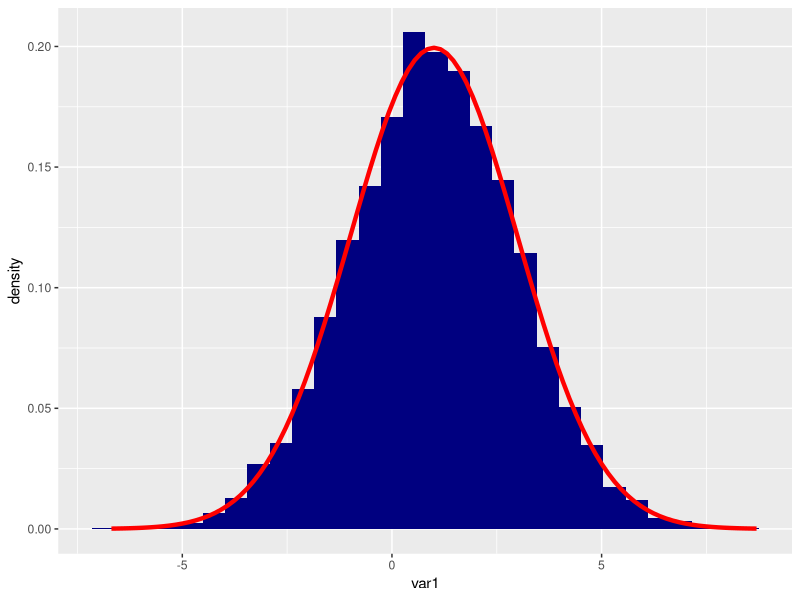

The R script that drew this image: (Note: this script raises an error after producing the figure.)
#####################
##  Random numbers ##
##    and          ##
##  Functions      ##
#####################

# Clear memory and load packages
rm(list=ls())
library(tidyverse)

#######
# Random numbers
#   Random numbers are often used in data science:
#     - get a random (sub)-sample
#     - bootstrapping
#     - other 'stochastic' optimization or 
#     - in some estimation (typically with ML)
#

# Keys for random numbers:
#   1) Theoretical distribution - from what kind of distribution should it sample
#       a) Actually it is a hard problem computationally 
#           -> methods implemented are pretty good, but not perfect (pseudo random methods)
#   2) Reproducible
#       a) If you estimate something which uses random numbers you should allow for the 'key'
#       b) In some cases this does not matter, the result 'averages out'
#

# 1) case uniform distribution random sampling
n <- 10
x <- runif( n , min = 0 , max = 10 )
x

# 2) Set the seed for the computer for rng
set.seed(123)
x <- runif( n , min = 0 , max = 10 )

rm( x , n )


# Play around with no
n <- 10000
y <- rnorm( n , mean = 1 , sd = 2 )
df <- tibble( var1 = y )
ggplot( df , aes( x = var1 ) ) +
  geom_histogram( aes( y = ..density.. ) , fill = 'navyblue') +
  stat_function( fun = dnorm , args = list( mean = 1 , sd = 2 ) ,
                 color = 'red' , size = 1.5 )

# There are some other type of distributions:
#   rbinom, rexp ,rlnorm, etc.

# Random sampling from a dataset/variable:
# Sample_1 is without replacement
sample_1 <- sample( y , 1000 , replace = FALSE )
# Sample_2 with replacement -> useful for bootstrapping
sample_2 <- sample( y , 1000 , replace = TRUE )


################
## FUNCTIONS ###
######

# 1) simplest case - calculate the mean
my_fun <- function( x ){
  sum_x <- sum( x )
  sum_x / length( x )
}
# Use this function
my_fun( y )
# You can save the output of the function
mean_y <- my_fun( y )

# 2) Calculate mean and standard deviation with checking inputs
my_fun2 <- function( x ){
  stopifnot( is.numeric( x ) )
  sum_x <- sum( x )
  sum_x / length( x )
  sd_x <- sd( x )
}
# Check the output
what_y <- my_fun2( y )
what_y

# 3) Control for output
my_fun3 <- function( x ){
  sum_x <- sum( x )
  mean_x <- sum_x / length( x )
  sd_x <- sd( x )
  return( mean_x )
}
# Check the output
my_fun3( y )

# 4) Multiple output
my_fun4 <- function( x ){
  sum_x <- sum( x )
  mean_x <- sum_x / length( x )
  sd_x <- sd( x )
  out <- list( "sum" = sum_x , "mean" = mean_x , "sd" = sd_x )
  return( out )
}
# Check the output
out4 <- my_fun4( y )
out4$sum

# 5) Multiple input
my_CI_fun <- function( x , CI = 0.95 ){
  # mean of x
  mean_x <- mean( x , na.rm = TRUE ) 
  # standard deviation
  sd_x <- sd( x , na.rm = TRUE )
  # number of observations in x
  n_x <- sum( !is.na( x ) )
  # Calculate the theoretical SE for mean of x
  se_mean_x <- sd_x / sqrt( n_x )
  # Calculate the CI
  if ( CI == 0.95 ){
    CI_mean <- c( mean_x - 2*se_mean_x , mean_x + 2*se_mean_x )
  } else if ( CI == 0.99 ){
    CI_mean <- c( mean_x - 2.6*se_mean_x , mean_x + 2.6*se_mean_x )
  } else {
    stop("No such CI implemented, use 0.95 or 0.99")
  }
  out <- list("mean"=mean_x,"CI_mean" = CI_mean )
  return( out )
}
# Get some CI values
my_CI_fun( y , CI = 0.95 )
my_CI_fun( y )
my_CI_fun( y , CI = 0.99 )
my_CI_fun( y , CI = 0.98 )

##########
# Sampling distribution
set.seed(100)
X <- runif( 10000 , min = 0 , max = 2 )
#
# Write a function which creates the sampling distributions for:
# - for the mean ( mu )
# - 1st t-statistics where H0: mu = 1 (( mu - 1 )/SE(mu))
# - 2nd t-statistics where H0: mu = 0 ( mu /SE(mu))
#
# In the function you should add inputs as:
#   x - vector
#   rep_num <- how many time it should sample
#   sample_size <- how many obs to sample from x
#
# Notes: use sample(), use tibble as output, use for cycle
#     initialize vectors for the cycle 

get_sampling_dists <- function( x , rep_num = 1000 , sample_size = 1000 ){
  # Check inputs
  stopifnot( is.numeric( x ) )
  stopifnot( is.numeric( rep_num ) , length( rep_num ) == 1 , rep_num > 0 )
  stopifnot( is.numeric( sample_size ) , length( sample_size ) == 1 ,
             sample_size > 0 , sample_size <= length( x ) )
  # initialize the for loop
  set.seed(100)
  mean_stat <- double(rep_num)
  t_stat_1 <- double(rep_num)
  t_stat_2 <- double(rep_num)
  # Usual scaler for SE
  sqrt_n <- sqrt( sample_size )
  for ( i in 1:rep_num ) {
    # Need a new sample
    sample_i <- sample( x , sample_size , replace = FALSE )
    # Mean for sample_i
    mean_stat[ i ] <- mean( sample_i )
    # SE for Mean
    se_mean <- sd( sample_i ) / sqrt_n
    # T-statistics for hypotheses
    t_stat_1[ i ] <- ( mean_stat[ i ] - 1 ) / se_mean
    t_stat_2[ i ] <- mean_stat[ i ] / se_mean
  }
  df <- tibble( mean_stat = mean_stat , t_stat_1 = t_stat_1 , 
                t_stat_2 = t_stat_2 )
}

# Get some sampling distribution
df_X <- get_sampling_dists( X , rep_num = 1000 , sample_size = 5000 )

# Plot these distributions
ggplot( df_X , aes( x = mean_stat ) ) +
  geom_density( color = 'red' ) +
  geom_vline( xintercept = 1 , linetype = "dashed" , color = 'blue' )+
  geom_vline( xintercept = mean( X ) , color = 'green' )


# Plot these distributions - H0 is true
ggplot( df_X , aes( x = t_stat_1 ) ) +
  geom_density( color = 'red' )


# Plot these distributions - H0 is not true
ggplot( df_X , aes( x = t_stat_2 ) ) +
  geom_density( color = 'red' )
